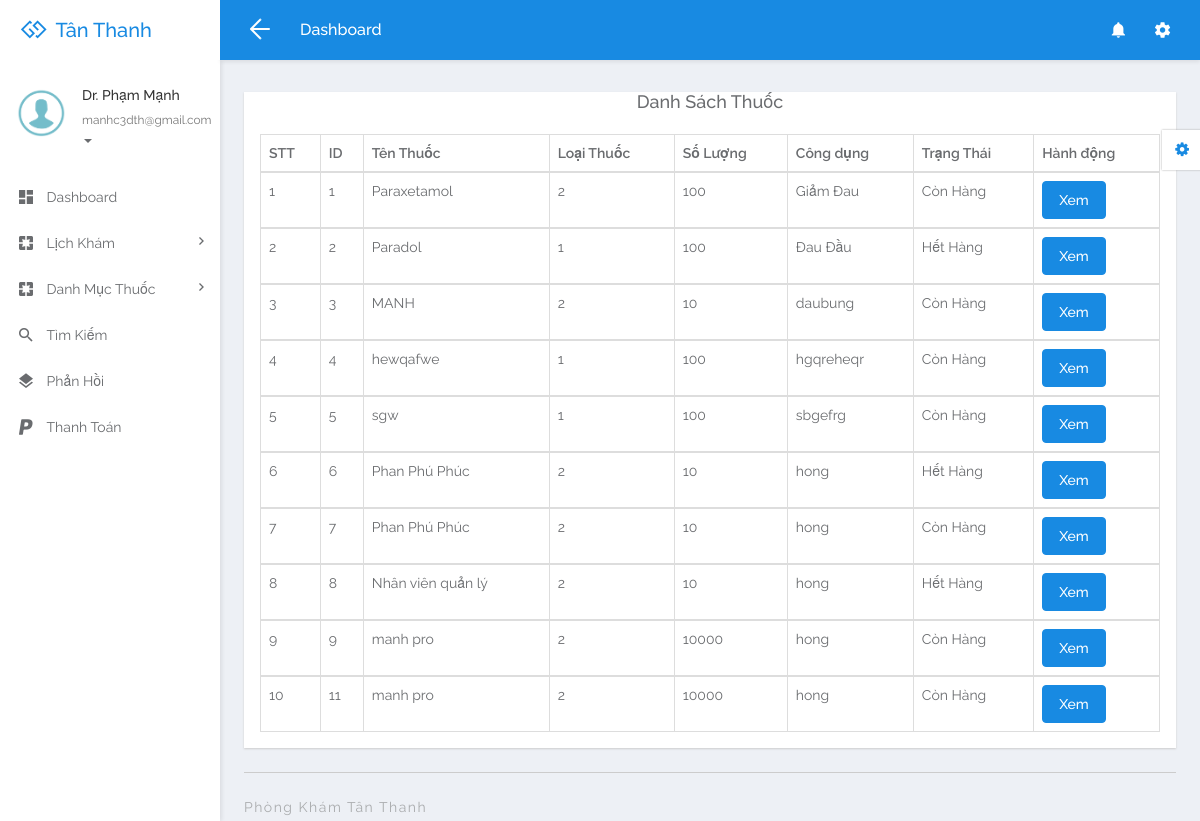
The page /admin/medicine.php (signed in) on the database its author committed.
### tables this page shows
CREATE TABLE `tbldoctor` (
  `ID` int(5) NOT NULL,
  `FullName` varchar(250) DEFAULT NULL,
  `MobileNumber` bigint(10) DEFAULT NULL,
  `Email` varchar(250) DEFAULT NULL,
  `Specialization` varchar(250) DEFAULT NULL,
  `Password` varchar(259) DEFAULT NULL,
  `qrcode` varchar(255) DEFAULT NULL,
  `role` int(11) NOT NULL,
  `CreationDate` timestamp NULL DEFAULT current_timestamp()
);

CREATE TABLE `tblmedicine` (
  `ID` int(200) NOT NULL,
  `Name` varchar(200) DEFAULT NULL,
  `Category` varchar(200) DEFAULT NULL,
  `Quantity` int(200) DEFAULT NULL,
  `UnitPrice` int(11) DEFAULT NULL,
  `donvi` varchar(255) NOT NULL,
  `Uses` varchar(200) DEFAULT NULL,
  `Status` varchar(200) DEFAULT NULL
);

### admin/medicine.php (the view, shortened to what this page needs)
<?php
include('includes/dbconnection.php');
if (strlen($_SESSION['damsid']==0)) {
  header('location:logout.php');
  } else{
  ?>
<!DOCTYPE html>
<html lang="en">
<head>
	<link rel="stylesheet" href="libs/bower/font-awesome/css/font-awesome.min.css">
	<link rel="stylesheet" href="libs/bower/material-design-iconic-font/dist/css/material-design-iconic-font.css">
	<link rel="stylesheet" href="libs/bower/animate.css/animate.min.css">
	<link rel="stylesheet" href="libs/bower/fullcalendar/dist/fullcalendar.min.css">
	<link rel="stylesheet" href="libs/bower/perfect-scrollbar/css/perfect-scrollbar.css">
	<link rel="stylesheet" href="assets/css/bootstrap.css">
	<link rel="stylesheet" href="assets/css/core.css">
	<link rel="stylesheet" href="assets/css/app.css">
</head>
<body class="menubar-left menubar-unfold menubar-light theme-primary">
<?php include_once('includes/header.php');?>
<?php include_once('includes/sidebar.php');?>
<main id="app-main" class="app-main">
  <div class="wrap">
	<section class="app-content">
		<div class="row">
			<div class="col-md-12">
				<div class="widget">
  <h4 align="center">Danh Sách Thuốc </h4>
					<div class="widget-body">
						<div class="table-responsive">
							<table class="table table-bordered table-hover js-basic-example dataTable table-custom">
								<thead>
									<tr>
										<th>STT</th>
										<th>ID</th>
										<th>Tên Thuốc</th>
										<th>Loại Thuốc</th>
										<th>Số Lượng</th>
										<th>Công dụng</th>
										<th>Trạng Thái </th>
										<th>Hành động</th>
									</tr>
								</thead>
								<tbody>
                  <?php
$sql="SELECT * from tblmedicine ";
$result = $dbh->query($sql);
$data=$result->fetchAll();
$cnt=1;
foreach($data as $row)
{               ?>
									<tr>
										<td><?php echo  ($cnt);?></td>
										<td><?php  echo ($row['ID']);?></td>
										<td><?php  echo ($row['Name']);?></td>
										<td><?php  echo ($row['Category']);?></td>
										<td><?php  echo ($row['Quantity']);?></td>
										<td><?php  echo ($row['Uses'])?></td>
										<td><?php  echo ($row['Status'])?></td>
										<td><a href="update-medicine.php?editid=<?php echo htmlentities ($row['ID']);?>" class="btn btn-primary">Xem</a></td>
									</tr>
								</tbody>
                <?php
$cnt=$cnt+1;
} }?>
							</table>
						</div>
					</div>
				</div>
			</div>
		</div>
	</section>
</div>
  <?php include_once('includes/footer.php');?>
</main>
<?php include_once('includes/customizer.php');?>
</body>
</html>

### admin/includes/sidebar.php (shortened to what this page needs)
<aside id="menubar" class="menubar light">
  <div class="app-user">
    <div class="media">
      <div class="media-left">
        <div class="avatar avatar-md avatar-circle">
          <a href="javascript:void(0)"><img class="img-responsive" src="assets/images/images.png" alt="avatar"/></a>
        </div>
      </div>
      <div class="media-body">
        <div class="foldable">
          <?php
$eid=$_SESSION['damsid'];
$sql="SELECT FullName,Email from  tbldoctor where ID=:eid";
$query = $dbh -> prepare($sql);
$query->bindParam(':eid',$eid,PDO::PARAM_STR);
$query->execute();
$results=$query->fetchAll(PDO::FETCH_OBJ);
foreach($results as $row)
{
$email=$row->Email;
$fname=$row->FullName;
}   ?>
          <h5><a href="javascript:void(0)" class="username"><?php  echo $fname ;?></a></h5>
          <ul>
            <li class="dropdown">
              <a href="javascript:void(0)" class="dropdown-toggle usertitle" data-toggle="dropdown" aria-haspopup="true" aria-expanded="false">
                <small><?php  echo $email;?></small>
                <span class="caret"></span>
              </a>
            </li>
          </ul>
        </div>
      </div>
    </div>
  </div>
  <div class="menubar-scroll">
    <div class="menubar-scroll-inner">
      <ul class="app-menu">
        <li class="has-submenu">
          <a href="dashboard.php">
            <i class="menu-icon zmdi zmdi-view-dashboard zmdi-hc-lg"></i>
            <span class="menu-text">Dashboard</span>
          </a>
        </li>
       <li class="has-submenu">
          <a href="javascript:void(0)" class="submenu-toggle">
            <i class="menu-icon zmdi zmdi-pages zmdi-hc-lg"></i>
            <span class="menu-text">Lịch Khám</span>
            <i class="menu-caret zmdi zmdi-hc-sm zmdi-chevron-right"></i>
          </a>
        </li>
        <li class="has-submenu">
          <a href="javascript:void(0)" class="submenu-toggle">
            <i class="menu-icon zmdi zmdi-pages zmdi-hc-lg"></i>
            <span class="menu-text">Danh Mục Thuốc</span>
            <i class="menu-caret zmdi zmdi-hc-sm zmdi-chevron-right"></i>
          </a>
        </li>
        <li>
          <a href="search.php">
            <i class="menu-icon zmdi zmdi-search zmdi-hc-lg"></i>
            <span class="menu-text">Tìm Kiếm</span>
          </a>
        </li>
        <li>
          <a href="appointment-bwdates.php">
            <i class="menu-icon zmdi zmdi-layers zmdi-hc-lg"></i>
            <span class="menu-text">Phản Hồi</span>
          </a>
        </li>
        <li>
          <a href="payment.php">
            <i class="menu-icon zmdi zmdi-paypal zmdi-hc-lg"></i>
            <span class="menu-text">Thanh Toán</span>
          </a>
        </li>
      </ul>
    </div>
  </div>
</aside>

### rows shown on the page
tbldoctor: FullName "Dr. Phạm Mạnh", Email "manhc3dth@gmail.com"
tblmedicine: ID "1", Name "Paraxetamol", Category "2", Quantity "100", Uses "Giảm Đau", Status "Còn Hàng"
tblmedicine: ID "2", Name "Paradol", Category "1", Quantity "100", Uses "Đau Đầu", Status "Hết Hàng"
tblmedicine: ID "3", Name "MANH", Category "2", Quantity "10", Uses "daubung", Status "Còn Hàng"
tblmedicine: ID "4", Name "hewqafwe", Category "1", Quantity "100", Uses "hgqreheqr", Status "Còn Hàng"
tblmedicine: ID "5", Name "sgw", Category "1", Quantity "100", Uses "sbgefrg", Status "Còn Hàng"
tblmedicine: ID "6", Name "Phan Phú Phúc", Category "2", Quantity "10", Uses "hong", Status "Hết Hàng"
tblmedicine: ID "7", Name "Phan Phú Phúc", Category "2", Quantity "10", Uses "hong", Status "Còn Hàng"
tblmedicine: ID "8", Name "Nhân viên quản lý", Category "2", Quantity "10", Uses "hong", Status "Hết Hàng"
tblmedicine: ID "9", Name "manh pro", Category "2", Quantity "10000", Uses "hong", Status "Còn Hàng"
tblmedicine: ID "11", Name "manh pro", Category "2", Quantity "10000", Uses "hong", Status "Còn Hàng"
